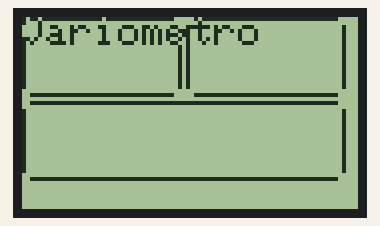
This sketch was run on a simulated Arduino Uno, built with avr-gcc and run on an emulated ATmega328P. Shown: 84×48 one-colour display.

Above: at 0.1 s.

The sketch:

nokia_DSP.ino
```cpp
//Programa : Teste display Nokia 5110 usando biblioteca Adafruit
//Autor : Arduino e Cia

#include <Adafruit_GFX.h>
#include <Adafruit_PCD8544.h>
#include <SPI.h>
// pin 8 - Serial clock out (SCLK)
// pin 9 - Serial data out (DIN)
// pin 10 - Data/Command select (D/C)
// pin 11 - LCD chip select (CS/CE)
// pin 12 - LCD reset (RST)

Adafruit_PCD8544 display = Adafruit_PCD8544(8, 9, 10, 11, 12);

void setup()
{
  Serial.begin(9600);
  display.begin();
  display.setContrast(50); //Ajusta o contraste do display
  display.clearDisplay();   //Apaga o buffer e o display
  display.setTextSize(1);  //Seta o tamanho do texto
  display.setTextColor(BLACK); //Seta a cor do texto
  display.setCursor(0,0);  //Seta a posição do cursor
  //display.println("Arduino & Cia!");

  //Texto invertido - Branco com fundo preto
  //display.setTextColor(WHITE, BLACK);

  //display.println("Arduino & Cia!");

  display.setTextSize(1.5);
  display.setTextColor(BLACK);
  display.print("Variometro");
  //display.display();
  //delay(2000);

  //display.clearDisplay();
  //for (int j = 0; j<=48;j++)
  //for (int i = 0; i<=84;i++){
  //display.drawPixel(i,j, BLACK);
 // display.display();
//}
 //display.fillCircle(30,15, 10, BLACK);
  display.drawRoundRect(0,0,40,20,3,2);
  display.drawRoundRect(41,0,40,20,3,2);
  display.drawRoundRect(0,21,81,20,3,2);

  //display.setCursor(10,5);
  //display.print("20 C");
  //display.drawCircle(25,6,1,1);
   //display.fillRect(50,13,23,10,1);

   display.display();
}

void loop()
{

}
```
